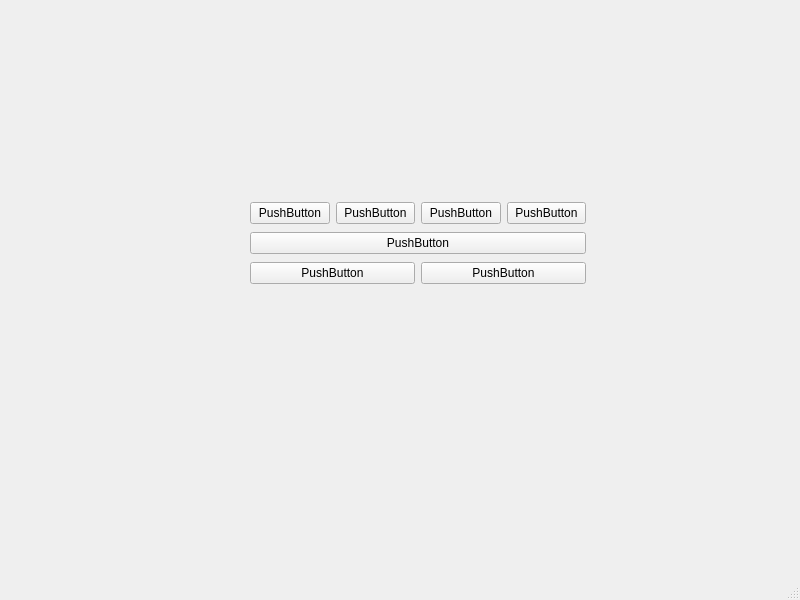
<?xml version="1.0" encoding="UTF-8"?>
<ui version="4.0">
 <class>MainWindow</class>
 <widget class="QMainWindow" name="MainWindow">
  <property name="geometry">
   <rect>
    <x>0</x>
    <y>0</y>
    <width>800</width>
    <height>600</height>
   </rect>
  </property>
  <property name="windowTitle">
   <string>MainWindow</string>
  </property>
  <widget class="QWidget" name="centralwidget">
   <widget class="QWidget" name="gridLayoutWidget">
    <property name="geometry">
     <rect>
      <x>250</x>
      <y>200</y>
      <width>336</width>
      <height>86</height>
     </rect>
    </property>
    <layout class="QGridLayout" name="gridLayout">
     <item row="0" column="1">
      <widget class="QPushButton" name="pushButton_4">
       <property name="text">
        <string>PushButton</string>
       </property>
      </widget>
     </item>
     <item row="2" column="0" colspan="2">
      <widget class="QPushButton" name="pushButton_6">
       <property name="text">
        <string>PushButton</string>
       </property>
      </widget>
     </item>
     <item row="2" column="2" colspan="2">
      <widget class="QPushButton" name="pushButton">
       <property name="text">
        <string>PushButton</string>
       </property>
      </widget>
     </item>
     <item row="0" column="3">
      <widget class="QPushButton" name="pushButton_2">
       <property name="text">
        <string>PushButton</string>
       </property>
      </widget>
     </item>
     <item row="0" column="2">
      <widget class="QPushButton" name="pushButton_3">
       <property name="text">
        <string>PushButton</string>
       </property>
      </widget>
     </item>
     <item row="0" column="0">
      <widget class="QPushButton" name="pushButton_5">
       <property name="text">
        <string>PushButton</string>
       </property>
      </widget>
     </item>
     <item row="1" column="0" colspan="4">
      <widget class="QPushButton" name="pushButton_7">
       <property name="text">
        <string>PushButton</string>
       </property>
      </widget>
     </item>
    </layout>
   </widget>
  </widget>
  <widget class="QMenuBar" name="menubar">
   <property name="geometry">
    <rect>
     <x>0</x>
     <y>0</y>
     <width>800</width>
     <height>33</height>
    </rect>
   </property>
  </widget>
  <widget class="QStatusBar" name="statusbar"/>
 </widget>
 <resources/>
 <connections/>
</ui>
